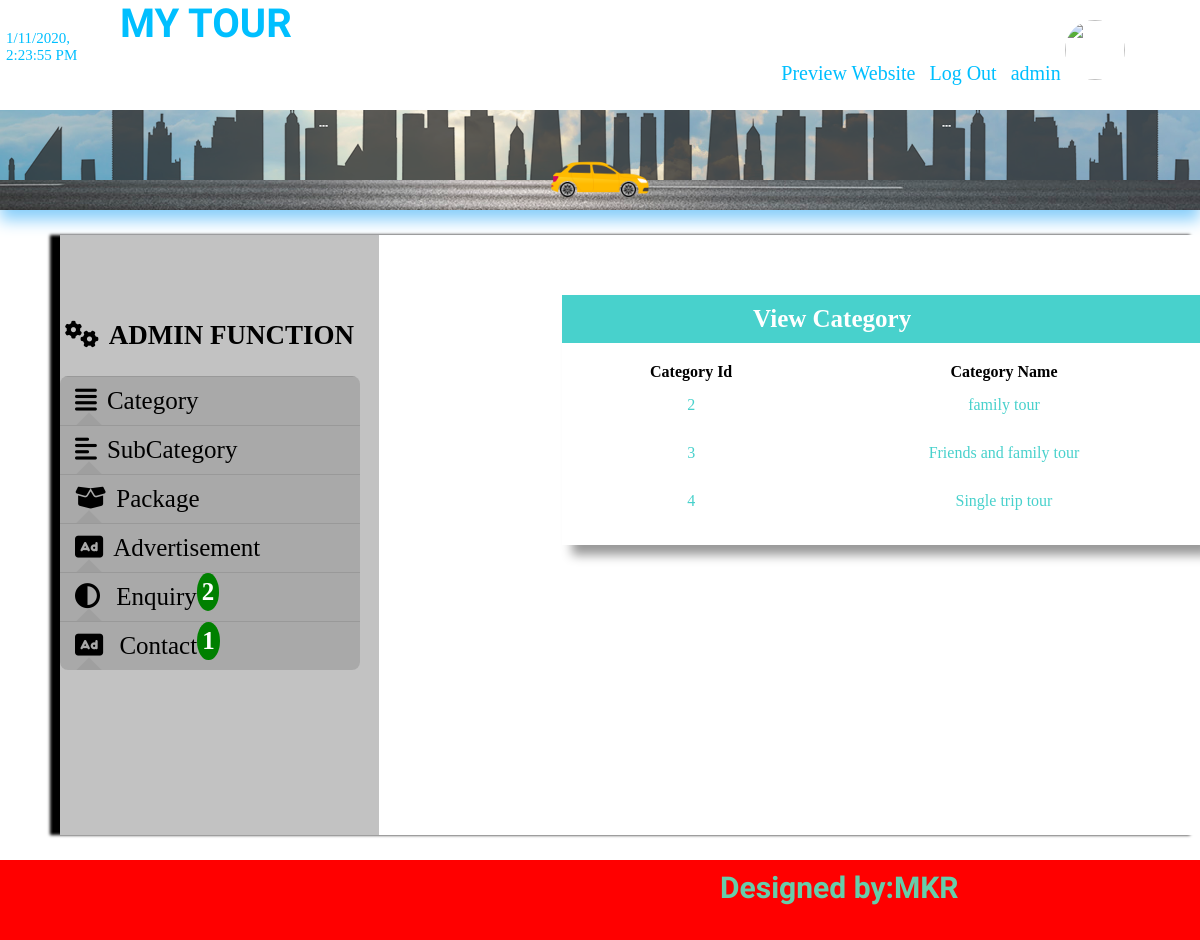
Page /admin/general_mastar.php?key=7 (signed in) on the committed database.
### tables this page shows
CREATE TABLE `tbl_category` (
  `category_id` int(2) NOT NULL,
  `category_name` varchar(255) DEFAULT NULL
);

### admin/view_category.php (the view)
<?php
require '../database/db_connect.php';
$sql="select * from tbl_category";
if(mysqli_query($connection,$sql)){
	$resource_id=mysqli_query($connection,$sql);
}else{
	die('not view'.mysqli_error($connection));
}
?>
<div id="admin_content">
	<div class="add_user_header">
		<h4>View Category</h4>
	</div>
	<div id="add_user">
		<table>
				<tr>
					<th>Category Id</th>
					<th>Category Name</th>
				</tr>
				<?php while($result=mysqli_fetch_assoc($resource_id)) {?>
				<tr>
					<td><p><?php echo $result['category_id']; ?></p></td>
					<td><p><?php echo $result['category_name']; ?></p></td>
				</tr>
			<?php } ?>
		</table>
	</div>
</div>

### admin/admin_css/admin_mastar.css (style rules this page uses)
* { margin: 0px; padding: 0px; list-style: none; text-decoration: none; }
#admin_content { float: left; overflow: hidden; width: 80%; margin-left: 20%; margin-top: 60px; margin-bottom: 40px; margin-right: 20%; box-shadow: 10px 10px 10px #999999; }
.add_user_header { float: left; overflow: hidden; width: 100%; margin-top: 0px; background: #48D1CC; }
.add_user_header h4 { padding: 10px 30%; font-size: 25px; font-weight: 300px; color: white; }
#add_user { float: left; overflow: hidden; width: 100%; }
table { width: 98%; border-collapse: collapse; margin-left: 3%; margin-top: 20px; margin-bottom: 20px; }
td { padding: 10px 1%; color: #48D1CC; }
td p { text-align: center; margin-top: 5px; margin-bottom: 5px; }

### rows in the picture
tbl_category: category_id "2", category_name "family tour"
tbl_category: category_id "3", category_name "Friends and family tour"
tbl_category: category_id "4", category_name "Single trip tour"

### other values in the picture
$_SESSION['username'] "admin"
$num+$num1 "2"
$num "1"
